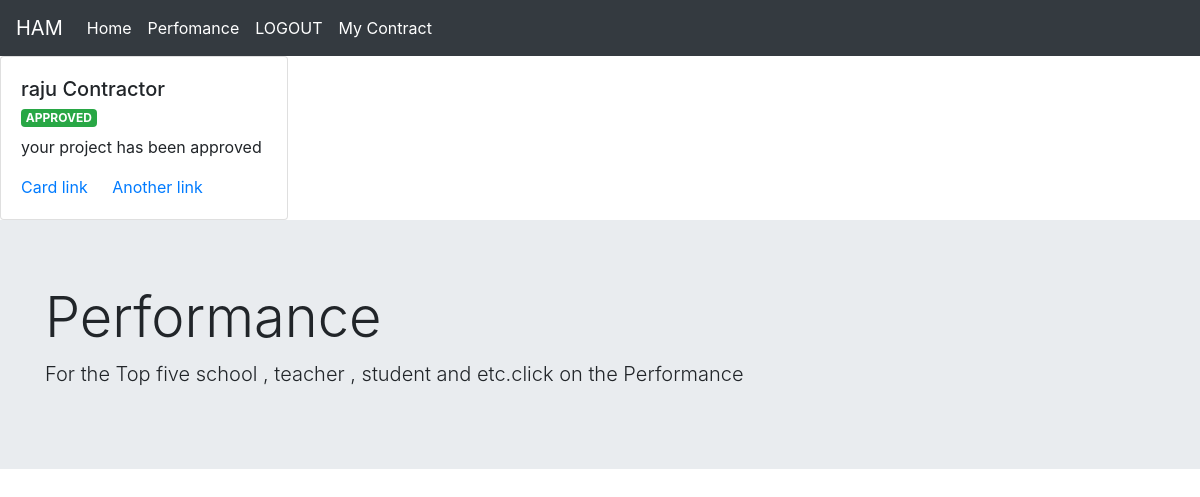
/contract/Contract/2/ (signed in), run on the app's committed database.
### contra/models.py (models this page shows, shortened)
class Contractor(models.Model):
    user = models.ForeignKey(User , on_delete=models.CASCADE , null =True , blank = True )
    name = models.CharField(max_length = 256 , null =False , blank = False , help_text = 'Your Busniess name')
    Money = models.PositiveIntegerField(null = False , blank = False,help_text = 'Money for work')
    Time = models.PositiveIntegerField(null = False , blank = False,help_text = 'Time required for work')
    area = models.PositiveIntegerField(null = False , blank = False,help_text = 'area of work')
    Image = models.ImageField(null = True , blank = True, help_text = 'proposed work image')
    email = models.EmailField(null = False , blank = False , help_text = 'Email to connect you')
    Status = models.CharField(max_length = 230 , choices = STATUS, null = True , blank = True)
    Reason = models.CharField(max_length = 230, null = True , blank = True)
    objects = ContractorManager()

### contra/views.py (the view)
# urls.py: path('Contract/<pk>/',Contract_Detail.as_view() , name = 'contract_details'),
class Contract_Detail(DetailView):
    queryset = Contractor.objects.all()
    template_name = "contractor/contract_details.html"

### accounts/models.py (called while the page is built)
    @property
    def is_active(self):
        return self.active

### templates/contractor/contract_details.html
{%extends 'home.html'%}
{%block content%}
        <div class="card" style="width: 18rem;">
            <div class="card-body">
                <h5 class="card-title">{{object.name}}</h5>
                <h6 class="card-subtitle mb-2 text-muted"><span class="badge badge-success">{{object.Status}}</span></h6>
                <p class="card-text">{{object.Reason}}</p>
                <a href="#" class="card-link">Card link</a>
                <a href="#" class="card-link">Another link</a>
            </div>
        </div>
{%endblock%}

### data on the page
Contractor: name "raju Contractor", Status "APPROVED", Reason "your project has been approved"
